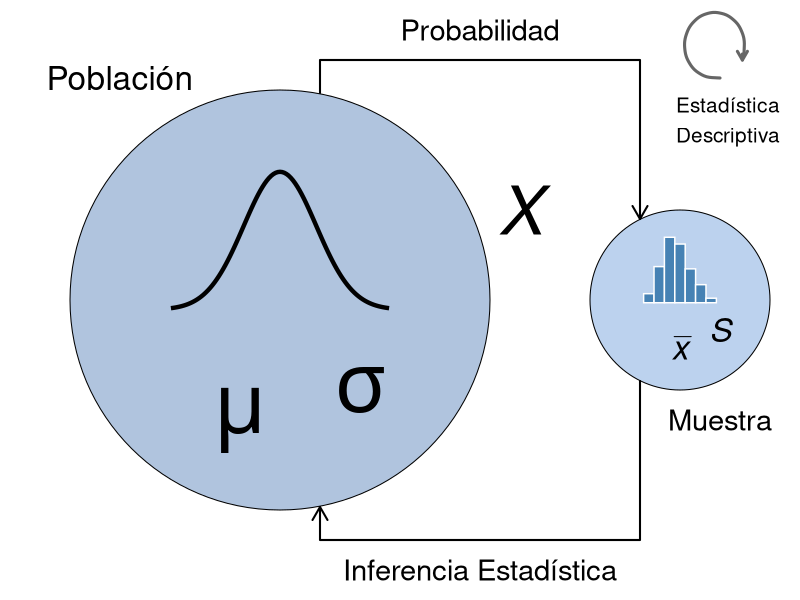
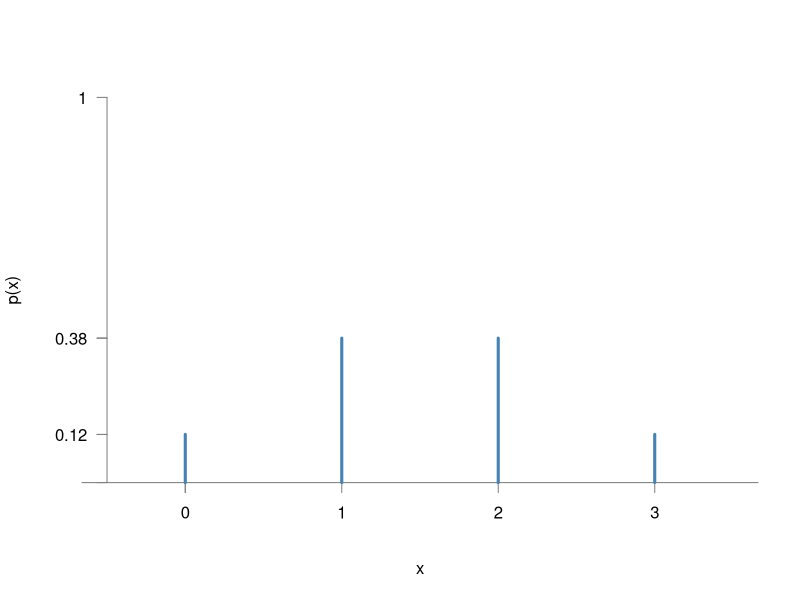
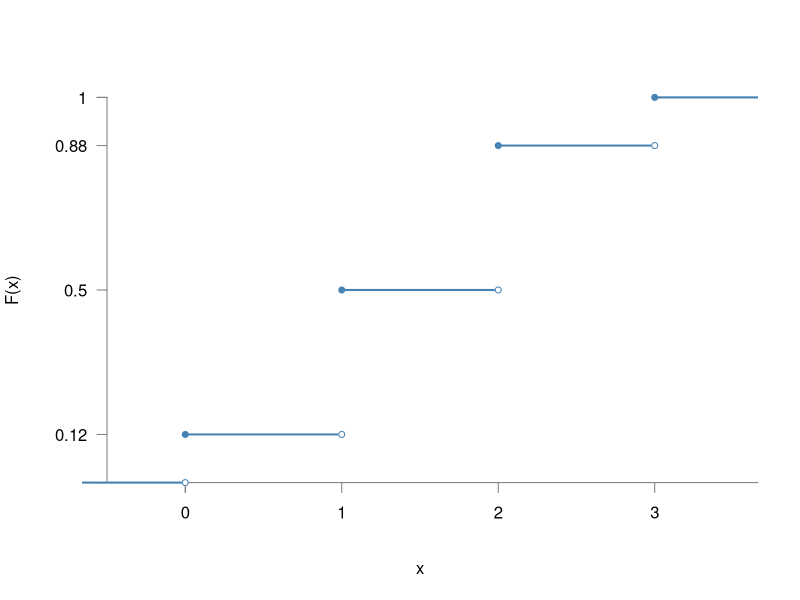
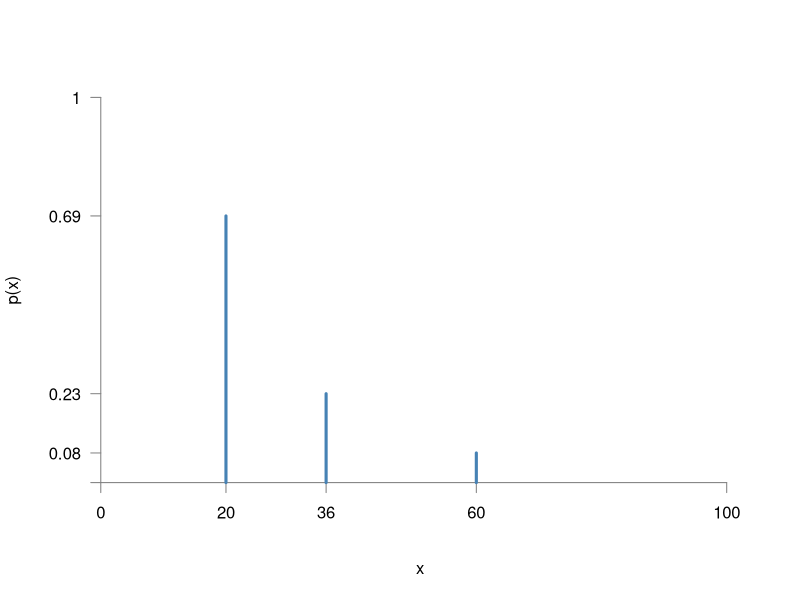
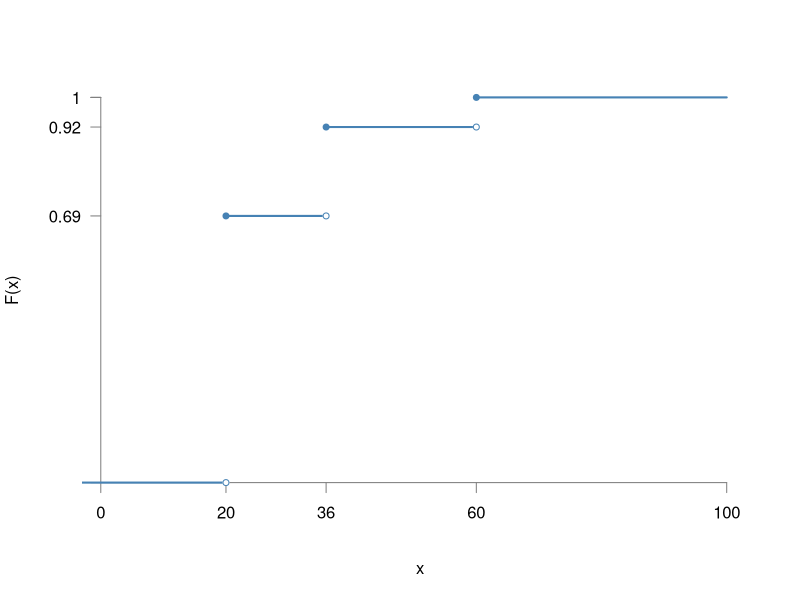
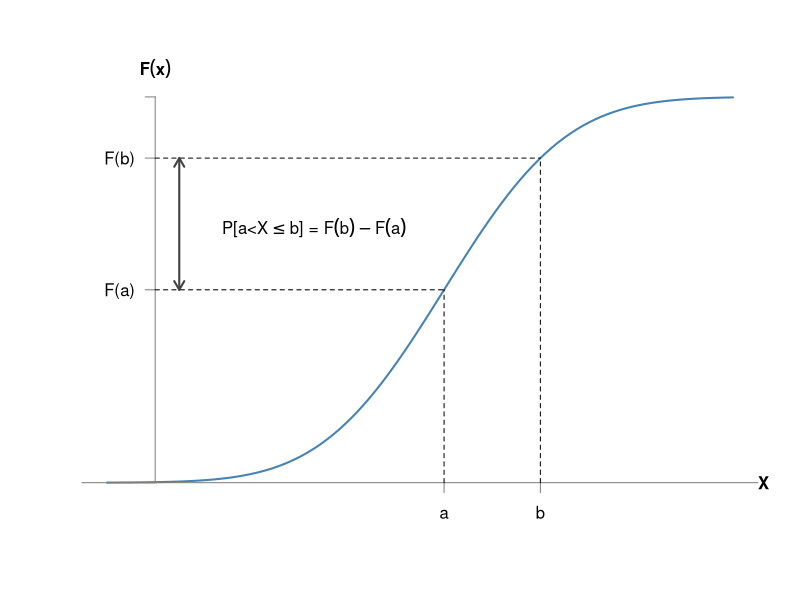
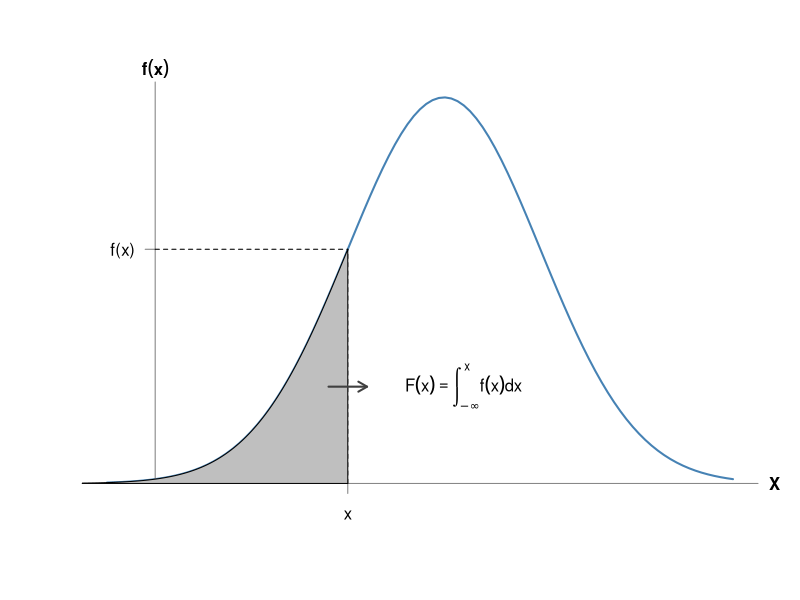
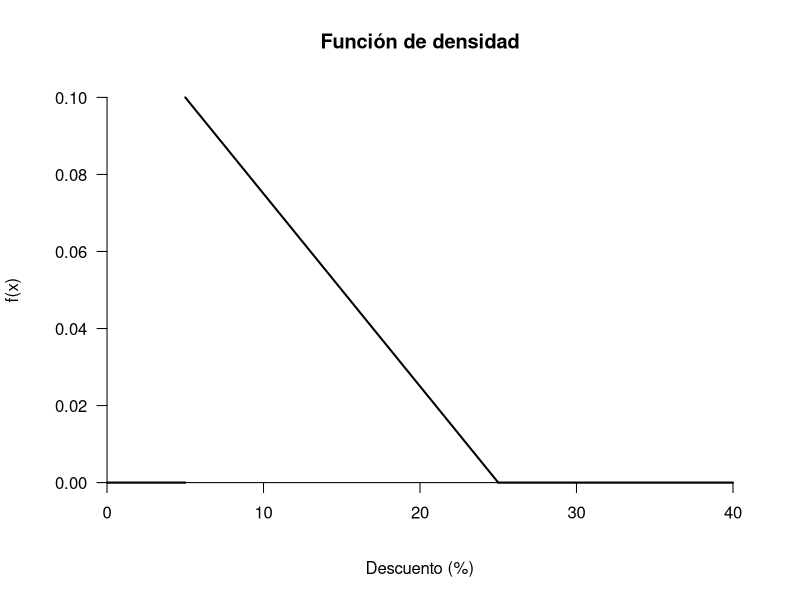

Write the R code that produced these figures, in order.
## ---- chunk 1
library(ggplot2)
## ---- chunk 2
library(grid)

grid.newpage()
grid.circle(0.35, 0.5, 0.35, gp = gpar(fill = "lightsteelblue"))
grid.circle(0.85, 0.5, 0.15, gp = gpar(fill = "lightsteelblue2"))
grid.text("Población", 0.15, 0.87, gp=gpar(cex=2))
grid.text("Muestra", 0.90, 0.30, gp=gpar(cex=1.75))
grid.text("Probabilidad", 0.60, 0.95, gp=gpar(cex=1.75))
grid.text("Inferencia Estadística", 0.60, 0.05, gp=gpar(cex=1.75))
grid.text("Estadística\nDescriptiva", 0.91, 0.8, gp=gpar(cex=1.25))
grid.curve(c(0.90), c(0.87), c(0.93), c(0.91),
           curvature = -3.5,
           # arrow = arrow(angle = 30, length = unit(0.1, "inches")),
           ncp = 10,
           shape = 0.5,
           angle = 85,
           open = TRUE,
           gp = gpar(lwd = 3,
                     col = gray(0.4)))
grid.lines(x = c(0.928, 0.928), y = c(0.91, 0.90),
           arrow = arrow(angle = 30, length = unit(0.1, "inches")),
           gp = gpar(lwd = 3,
                     col = gray(0.4)))
grid.lines(c(0.4, 0.4,0.80, 0.80), 
           c(0.845, 0.9, 0.9, 0.635), gp=gpar(lwd=2),
           arrow = arrow(length = unit(0.15, "inches")))
grid.lines(c(0.8, 0.8, 0.4, 0.4), 
           c(0.365, 0.1, 0.1, 0.155), gp=gpar(lwd=2),
           arrow = arrow(length = unit(0.15, "inches")))
grid.text(expression(bold(italic(X))), 0.65, 0.65, gp = gpar(cex = 4))
grid.text(expression(mu), 0.3, 0.3, gp = gpar(cex = 5))
grid.text(expression(sigma), 0.45, 0.35, gp = gpar(cex = 5))
grid.text(expression(italic(bar(x))), 0.85, 0.42, gp = gpar(cex = 2))
grid.text(expression(italic(S)), 0.9, 0.45, gp = gpar(cex = 2))
vp.dens <- viewport(x = 0.35, y = 0.6,
                    height = 0.25, width = 0.3,
                    name = "dens")
pushViewport(vp.dens)
# grid.rect(gp = gpar(col="#CCCCCC"))
set.seed(66)
p <- ggplot(data.frame(x = c(30, 36)), aes(x)) + 
  # geom_histogram(bins = 7, fill = "steelblue", col = "white") +
  stat_function(fun = dnorm, args = list(mean = 33, sd = 1), size=1.5) +
  theme_void()
  # labs(x = "Volumen", y = "f(x)")
print(p, newpage = FALSE)
popViewport()
vp.hist <- viewport(x = 0.85, y = 0.55,
                    height = 0.12, width = 0.10,
                    name = "hist")
pushViewport(vp.hist)
# grid.rect(gp = gpar(col="#CCCCCC"))
set.seed(66)
p <- ggplot(data.frame(x = rnorm(100, 33)), aes(x)) + 
  geom_histogram(bins = 7, fill = "steelblue", col = "white") +
  theme_void()
print(p, newpage = FALSE)

# curve(dnorm, from = -4, to = 4)
# set.seed(5)
# grid.points(runif(20, 0.19, 0.52),
#             runif(20, 0.21, 0.79),
#             default.units = "npc",
#             pch = sample(c(1, 2, 16), size = 20, replace = TRUE),
#             gp = gpar(alpha = 0.4,
#                       cex = 0.75))
# grid.points(runif(5, 0.8, 0.9),
#             runif(5, 0.4, 0.6),
#             default.units = "npc",
#             pch = sample(c(1, 2, 16), size = 20, replace = TRUE),
#             gp = gpar(alpha = 0.8))
## ---- chunk 3

ejdiscreta <- data.frame(x = c(0:3),
                         p = c(1/8, 3/8, 3/8, 1/8))
# kable(ejdiscreta, format = "latex", digits = 4)
plot(0:100, type = "n", 
     xlim = c(-0.5, 3.5),
     ylim = c(0, 1), 
     xlab = "x",
     ylab = "p(x)", 
     axes = FALSE)
axis(1, pos = 0, at = c(-5, 0, ejdiscreta$x, 100), col = gray(0.5))
axis(2, pos = -0.5, las = 1, 
     at = c(0, ejdiscreta$p, 1),
     labels = c("", round(ejdiscreta$p, 2), "1"),
     col = gray(0.5))
for (i in seq(along = ejdiscreta$x)){
  lines(rep(ejdiscreta$x[i], 2), 
        c(0, ejdiscreta$p[i]),
        lwd = 3,
        col = "steelblue")
}
## ---- chunk 4
ejdiscreta$F <- cumsum(ejdiscreta$p)
# kable(ejdiscreta[, -2], format("latex"), digits = 4)
plot(0:100, type = "n", ylim = c(0, 1), 
     xlim = c(-0.5, 3.5),
     xlab = "x",
     ylab = "F(x)", 
     axes = FALSE)
axis(1, pos = 0, at = c(0, ejdiscreta$x, 100), col = gray(0.5))
axis(2, pos = -0.5, las = 1, 
     at = c(0, ejdiscreta$F, 1),
     labels = c("", round(ejdiscreta$F, 2), "1"),
     col = gray(0.5))
lines(c(-10, ejdiscreta$x[1]),
      rep(0, 2),
      lwd = 2,
      col = "steelblue")
points(ejdiscreta$x[1], 0, pch = 19, cex = 0.8, col = "white")
points(ejdiscreta$x[1], 0, pch = 1, cex = 0.8, col = "steelblue")
lines(c(rev(ejdiscreta$x)[1], 100),
      rep(rev(ejdiscreta$F)[1], 2),
      lwd = 2,
      col = "steelblue")
points(rev(ejdiscreta$x)[1], rev(ejdiscreta$F)[1], pch = 19, cex = 0.8, col = "steelblue")
for (i in 1:(nrow(ejdiscreta) - 1)){
  lines(c(ejdiscreta$x[i], ejdiscreta$x[i+1]),
        rep(ejdiscreta$F[i], 2),
        lwd = 2,
        col = "steelblue")
  points(ejdiscreta$x[i], ejdiscreta$F[i], pch = 19, cex = 0.8, col = "steelblue")
  points(ejdiscreta$x[i+1], ejdiscreta$F[i], pch = 19, cex = 0.8, col = "white")
  points(ejdiscreta$x[i+1], ejdiscreta$F[i], pch = 1, cex = 0.8, col = "steelblue")
}
## ---- chunk 5
options(OutDec = ",")
ejdiscreta <- data.frame(x = c(20, 36, 60),
                         p = c(36/52, 12/52, 4/52))
ejdiscreta$F <- cumsum(ejdiscreta$p)
tdata <- ejdiscreta
# colnames(tdata) <- c("$$x_i$$", "$$p(x_i)$$", "$F(x_i)$")
knitr::kable(tdata, digits = 4, col.names = c("$x_i$", "$p(x_i)$", "$F(x_i)$"),
             caption = "Funciones de probabilidad y distribución para la variable discreta del ejemplo ilustrativo", escape = FALSE)
# colnames(tdata) <- c("$x_i$", "$p(x_i)$", "$F(x_i)$")
# pander::pander(tdata, style = "rmarkdown")
options(OutDec = ".")
## ---- chunk 6

plot(0:100, type = "n", ylim = c(0, 1), 
     xlab = "x",
     ylab = "p(x)", 
     axes = FALSE)
axis(1, pos = 0, at = c(0, ejdiscreta$x, 100), col = gray(0.5))
axis(2, pos = 0, las = 1, 
     at = c(0, ejdiscreta$p, 1),
     labels = c("", round(ejdiscreta$p, 2), "1"),
     col = gray(0.5))
for (i in seq(along = ejdiscreta$x)){
  lines(rep(ejdiscreta$x[i], 2), 
        c(0, ejdiscreta$p[i]),
        lwd = 3,
        col = "steelblue")
}
## ---- chunk 7

plot(0:100, type = "n", ylim = c(0, 1), 
     xlab = "x",
     ylab = "F(x)", 
     axes = FALSE)
axis(1, pos = 0, at = c(0, ejdiscreta$x, 100), col = gray(0.5))
axis(2, pos = 0, las = 1, 
     at = c(0, ejdiscreta$F, 1),
     labels = c("", round(ejdiscreta$F, 2), "1"), col = gray(0.5))
lines(c(-10, ejdiscreta$x[1]),
      rep(0, 2),
      lwd = 2, col = "steelblue")
points(ejdiscreta$x[1], 0, pch = 19, cex = 0.8, col = "white")
points(ejdiscreta$x[1], 0, pch = 1, cex = 0.8, col = "steelblue")
lines(c(rev(ejdiscreta$x)[1], 100),
      rep(rev(ejdiscreta$F)[1], 2),
      lwd = 2, col = "steelblue")
points(rev(ejdiscreta$x)[1], rev(ejdiscreta$F)[1], pch = 19, cex = 0.8, col = "steelblue")
for (i in 1:(nrow(ejdiscreta) - 1)){
  lines(c(ejdiscreta$x[i], ejdiscreta$x[i+1]),
        rep(ejdiscreta$F[i], 2),
        lwd = 2, col = "steelblue")
  points(ejdiscreta$x[i], ejdiscreta$F[i], pch = 19, cex = 0.8, col = "steelblue")
  points(ejdiscreta$x[i+1], ejdiscreta$F[i], pch = 19, cex = 0.8, col = "white")
  points(ejdiscreta$x[i+1], ejdiscreta$F[i], pch = 1, cex = 0.8, col = "steelblue")
}
## ---- chunk 8
curve(pnorm(x, mean = 3),
      xlim = c(-0.5, 6),
      ylab = "",
      col = "steelblue",
      lwd = 2,
      axes = FALSE,
      xlab = "")
axis(1, col = gray(0.5), pos = 0, at = c(-1, 3, 4, 10),
     labels = c("", "a", "b", ""))
axis(2, las = 2, pos = 0, col = gray(0.5),
     at = pnorm(c(-1, 3, 4, 10), mean=3),
     labels = c("", "F(a)", "F(b)", ""))
text(1.65, 0.66,
     expression(P*"[a<X"<=b*"] = "*F(b)-F(a)))
lines(c(3, 3), c(0, pnorm(3, mean=3)), lty = 2)
lines(c(4, 4), c(0, pnorm(4, mean=3)), lty = 2)
lines(c(0, 3), c(pnorm(c(3,3), mean=3)), lty = 2)
lines(c(0, 4), c(pnorm(c(4,4), mean=3)), lty = 2)
arrows(0.25, pnorm(3, 3), 0.25, pnorm(4, 3), length = 0.1,
       code = 3, lwd=2, col = gray(0.25))
mtext(expression(bold(X)), side = 4, at = 0, las=2)
mtext(expression(bold(F(x))), side = 3, at = 0)
## ---- chunk 9
knitr::include_app("https://elcano.shinyapps.io/derivada/", 
  height = "800px")
## ---- chunk 10
curve(dnorm(x, mean = 3),
      xlim = c(-0.5, 6),
      ylab = "",
      col = "steelblue",
      lwd = 2,
      axes = FALSE,
      xlab = "")
axis(1, col = gray(0.5), pos = 0, at = c(-1, 2, 10),
     labels = c("", "x", ""))
axis(2, las = 2, pos = 0, col = gray(0.5),
     at = c(dnorm(c(-1, 2), mean = 3), 10),
     labels = c("", "f(x)", ""))
text(1.5, 0.66,
     expression(P*"[a<X"<=b*"] = "*F(b)-F(a)))
lines(c(2, 2), c(0, dnorm(2, mean=3)), lty = 2)
lines(c(0, 2), c(dnorm(c(2,2), mean=3)), lty = 2)
mtext(expression(bold(X)), side = 4, at = 0, las = 2, adj = -1)
mtext(expression(bold(f(x))), side = 3, at = 0)
text(3.2, 0.1, expression(F(x)==integral(f(x)*dx, -infinity, x)))
xx <- c(seq(-1, 2, length.out = 100))
polygon(x = c(-1, xx, 2, rev(xx)),
        y = c(0, dnorm(xx, mean = 3), rep(0, 101)), col = gray(0.75))
arrows(2.2, 0.1, 1.8, 0.1, length = 0.1,
       code = 1, lwd=2, col = gray(0.25))
## ---- chunk 11
k <- 1/integrate(function(x) 25-x, 5, 25)$value
densidad <- function(x) {k*(25 - x)}
x <- seq(5,25)
y <- densidad(x)
plot(x, y, type="l",
     axes = FALSE, 
     lwd=2, ylab="f(x)", 
     xlab = "Descuento (%)",
     main ="Función de densidad", xlim=c(0,40))
axis(1, pos = 0)
axis(2, pos= 0 , las = 1)
segments(0, 0, 5.0, lwd = 2)
segments(25, 0 , 40, lwd = 2)
## ---- chunk 12
integral <- integrate(f = function(x) { 25 - x }, 
                      lower = 5, 
                      upper = 25)
integral
k <- 1/integral$value
k
## ---- chunk 13
integrate(f = function(x) { (1/8)*x }, 
                      lower = 0, 
                      upper = 4)
Fx <-  function(x) {
  integrate(f = function(t) { (1/8)*t }, 
                      lower = 0, 
                      upper = x)
}
Fx(2)
## ---- chunk 14

f <- function(x) x/8

curve(f, from = 0, to = 4, 
      xlim = c(-1, 5), axes = FALSE,
      lwd = 2)
axis(1, col = gray(0.5), pos = 0)
axis(2, col = gray(0.5), pos = 0, las = 2)
lines(c(seq(-1, 0)), rep(0, 2), lwd = 2)
lines(c(seq(4, 6, 2)), rep(0, 2), lwd = 2)

## ---- chunk 15

Fdist <- function(x) x^2/16

curve(Fdist, from = 0, to = 4, 
      xlim = c(-1, 5), axes = FALSE,
      lwd = 2,
      ylab = "F(x)")
axis(1, col = gray(0.5), pos = 0)
axis(2, col = gray(0.5), pos = 0, las = 2)
lines(c(seq(-1, 0)), rep(0, 2), lwd = 2)
lines(c(seq(4, 6, 2)), rep(1, 2), lwd = 2)

## ---- chunk 16
par(mfrow=c(2,3))


## distribution 
curve(pnorm(x, mean = 3),
      xlim = c(-0.5, 6),
      ylab = "",
      col = "steelblue",
      lwd = 2,
      axes = FALSE,
      xlab = "")
axis(1, col = gray(0.5), pos = 0, at = c(-1, 3, 10),
     labels = c("", "a", ""))
axis(2, las = 2, pos = 0, col = gray(0.5),
     at = pnorm(c(-1, 3, 10), mean=3),
     labels = c("", "F(a)", ""))
mtext(expression(bold(F(x))), side = 2, at = 0.75, las = 2)
mtext(expression(F(a)), side = 1, line =4)
lines(c(3, 3), c(0, pnorm(3, mean=3)), lty = 2)
lines(c(0, 3), c(pnorm(c(3,3), mean=3)), lty = 2)
mtext(expression(P*"["*X<=a*"]"), 3, cex = 1.2, padj = 0)

## distribution 
curve(pnorm(x, mean = 3),
      xlim = c(-0.5, 6),
      ylab = "",
      col = "steelblue",
      lwd = 2,
      axes = FALSE,
      xlab = "")
axis(1, col = gray(0.5), pos = 0, at = c(-1, 3, 4, 10),
     labels = c("", "a", "b", ""))
axis(2, las = 2, pos = 0, col = gray(0.5),
     at = pnorm(c(-1, 3, 4, 10), mean=3),
     labels = c("", "F(a)", "F(b)", ""))
mtext(expression(F(b)-F(a)), side = 1, line =4)
lines(c(3, 3), c(0, pnorm(3, mean=3)), lty = 2)
lines(c(4, 4), c(0, pnorm(4, mean=3)), lty = 2)
lines(c(0, 3), c(pnorm(c(3,3), mean=3)), lty = 2)
lines(c(0, 4), c(pnorm(c(4,4), mean=3)), lty = 2)
arrows(0.25, pnorm(3, 3), 0.25, pnorm(4, 3), length = 0.1,
       code = 3, lwd=2, col = gray(0.25))
mtext(expression(P*"[a<X"<=b*"]"), cex = 1.2, padj = 0)

curve(pnorm(x, mean = 3),
      xlim = c(-0.5, 6),
      ylab = "",
      col = "steelblue",
      lwd = 2,
      axes = FALSE,
      xlab = "")
axis(1, col = gray(0.5), pos = 0, at = c(-1, 3, 10),
     labels = c("", "a", ""))
axis(2, las = 2, pos = 0, col = gray(0.5),
     at = pnorm(c(-1, 3, 10), mean=3),
     labels = c("", "F(a)", "1"))
mtext(expression(bold(F(x))), side = 2, at = 0.75, las = 2)
mtext(expression(1-F(a)), side = 1, line =4)
lines(c(3, 3), c(0, pnorm(3, mean=3)), lty = 2)
lines(c(0, 3), c(pnorm(c(3,3), mean=3)), lty = 2)
arrows(0.25, pnorm(3, 3), 0.25, pnorm(10, 3), length = 0.1,
       code = 3, lwd=2, col = gray(0.25))
mtext(expression(bold(X)), side = 4, at = 0, las = 2, adj = -1)
mtext(expression(P*"["*X>a*"]"), 3, cex = 1.2, padj = 0)

curve(dnorm(x, mean = 3),
      xlim = c(-0.5, 6),
      ylab = "",
      col = "steelblue",
      lwd = 2,
      axes = FALSE,
      xlab = "")
axis(1, col = gray(0.5), pos = 0, at = c(-1, 2, 10),
     labels = c("", "a", ""), padj = -1.5)
axis(2, las = 2, pos = 0, col = gray(0.5),
     at = c(dnorm(c(-1), mean = 3), 10),
     labels = c("", ""))
text(1.5, 0.66,
     expression(P*"[a<X"<=b*"] = "*F(b)-F(a)))
mtext(expression(bold(f(x))), side = 2, at = 0.2, las = 2)
mtext(expression(integral(f(x)*dx, -infinity, a)), 1, 4)

xx <- c(seq(-1, 2, length.out = 100))
polygon(x = c(-1, xx, 2, rev(xx)),
        y = c(0, dnorm(xx, mean = 3), rep(0, 101)), col = gray(0.75),
        lty = 3)

## Density a<x<b
curve(dnorm(x, mean = 3),
      xlim = c(-0.5, 6),
      ylab = "",
      col = "steelblue",
      lwd = 2,
      axes = FALSE,
      xlab = "")
axis(1, col = gray(0.5), pos = 0, at = c(-1, 2, 3.5, 10),
     labels = c("", "a", "b", ""), padj = -1.5)
axis(2, las = 2, pos = 0, col = gray(0.5),
     at = c(dnorm(c(-1), mean = 3), 10),
     labels = c("", ""))

mtext(expression(integral(f(x)*dx, a, b)), 1, 4)
xx <- c(seq(2, 3.5, length.out = 100))
polygon(x = c(xx, 3.5, rev(xx), 2),
        y = c(0, dnorm(xx, mean = 3), rep(0, 101)), col = gray(0.75),
        lty = 3)

## Density x>a
curve(dnorm(x, mean = 3),
      xlim = c(-0.5, 6),
      ylab = "",
      col = "steelblue",
      lwd = 2,
      axes = FALSE,
      xlab = "")
axis(1, col = gray(0.5), pos = 0, at = c(-1, 2, 10),
     labels = c("", "a", ""), padj = -1.5)
axis(2, las = 2, pos = 0, col = gray(0.5),
     at = c(dnorm(c(-1), mean = 3), 10),
     labels = c("", ""))
# text(1.5, 0.66,
#      expression(P*"[a<X"<=b*"]")) # = "*F(b)-F(a)))
# lines(c(2, 2), c(0, dnorm(2, mean=3)), lty = 2)
# lines(c(0, 2), c(dnorm(c(2,2), mean=3)), lty = 2)
mtext(expression(bold(X)), side = 4, at = 0, las = 2, adj = -1)
# mtext(expression(bold(f(x))), side = 2, at = 0.2, las = 2)

mtext(expression(integral(f(x)*dx, a, infinity)), 1, 4)
xx <- c(seq(2, 6, length.out = 100))
polygon(x = c(xx, 6, rev(xx), 2),
        y = c(0, dnorm(xx, mean = 3), rep(0, 101)), col = gray(0.75),
        lty = 3)
## ---- chunk 17
set.seed(12345)
muestra <- data.frame(volumen = rnorm(500, 33, 2))
library(ggplot2)
ggplot(muestra, aes(volumen)) + 
  geom_histogram(aes(y=..density..), bins = 20, fill = "steelblue", col = "white") +
  stat_function(fun = dnorm, args=list(mean = 33, sd = 2), lwd = 1.5, col = gray(0.25)) +
  labs(title = "Simulación del volumen de 500 botellas de 33 cl", 
       x = "Volumen (cl)",
       y = "Frecuencia relativa/función de densidad")
## ---- chunk 18
integrate(f = function(x) { (1/8)*x }, 
                      lower = 1, 
                      upper = 2)
## ---- chunk 19
integrate(function(x) 2*exp(-2*x), 0, Inf)
integrate(function(x) 2*exp(-2*x), 0, 10/60)
## ---- chunk 20

marori <- par("mar")
marnew <- marori
marnew[3] <- 2.1
par(mar = marnew)
x <- seq(0, 2.5, by =0.05)
y <- dexp(x, 2)
plot(x,y, type = "l", axes = FALSE, lwd = 2,
     ylab = "f(x)", main = "Función de densidad",
     ylim = c(0, 2.5))
axis(1, pos = 0)
axis(2, pos = 0, las = 1)
## ---- chunk 21

marori <- par("mar")
marnew <- marori
marnew[3] <- 2.1
par(mar = marnew)
FF <- function(x) 1 - exp(-2*x)
x <- seq(0.0, 2.5, by =0.05)
y <- sapply(x, FF)
plot(x,y, type = "l", axes = FALSE, lwd = 2,
     ylab = "F(x)", main = "Función de distribución")
axis(1, pos = 0)
axis(2, pos = 0, las = 1)
text(1.5, 0.4, 
     expression(paste(F(x) == integral(2*e^{-2*t}*dt, 0, x)) == 1-e^{-2*x}))
abline(h = 1, col = gray(0.5), lty = 2)
## ---- chunk 22
curve(pnorm(x, mean = 3),
      xlim = c(-0.5, 6),
      ylab = "",
      col = "steelblue",
      lwd = 2,
      axes = FALSE,
      xlab = "")
axis(1, col = gray(0.5), pos = 0, at = c(-10, qnorm(0.5, 3), 10),
     labels = c("", "Me", ""))
axis(2, las = 2, pos = 0, col = gray(0.5),
     at = pnorm(c(-1, 3, 10), mean=3),
     labels = c("", "0.5", ""))
# text(1.65, 0.66,
#      expression(P*"[a<X"<=b*"] = "*F(b)-F(a)))
lines(c(3, 3), c(0, pnorm(3, mean=3)), lty = 2)
# lines(c(4, 4), c(0, pnorm(4, mean=3)), lty = 2)
lines(c(0, 3), c(pnorm(c(3,3), mean=3)), lty = 2)
# lines(c(0, 4), c(pnorm(c(4,4), mean=3)), lty = 2)
# arrows(0.25, pnorm(3, 3), 0.25, pnorm(4, 3), length = 0.1,
#        code = 3, lwd=2, col = gray(0.25))
mtext(expression(bold(X)), side = 4, at = 0, las=2)
mtext(expression(bold(F(x))), side = 3, at = 0)
## ---- chunk 23
parw <- c(1.5, 0.4)
f <- function(x) dweibull(x, parw[1], parw[2])
media <- integrate(function(x) x*f(x), lower = -Inf, Inf)$value
mediana <- qweibull(0.5, parw[1], parw[2])
curve(f,lwd = 2, axes = FALSE)
axis(1, pos = 0, col = gray(0.5), padj=1)
axis(2, pos = 0, col = gray(0.5), las = 2)
lines(c(media, media), c(-0.2, 0.2), lwd = 3, col = "steelblue")
xx <- c(seq(0, mediana, length.out = 100))
polygon(x = c(0, xx, mediana, rev(xx)),
        y = c(0, dweibull(xx, parw[1], parw[2]), rep(0, 101)), col = gray(0.75))
lines(c(mediana, mediana), c(-0.2, 0.2), lwd = 3, col = "green4")
yy <- f(xx)
moda <- xx[yy == max(yy)]
lines(c(moda, moda), c(-0.2, 0.2), lwd = 3, col = "red4")
legend(0.7, 1.6, c("Media", "Mediana", "Moda"), lwd = 2, col = c("steelblue", "green4", "red4"))
text(0.2, 1, "F(Me)=0.5")
mtext(c("Mo", "Me", expression(mu)), side = 1, at = c(moda, mediana, media))

## ---- chunk 24
x_i <- 0:3
p_i <- c(1/8, 3/8, 3/8, 1/8)
Ex <- sum(x_i*p_i)
Ex
## ---- chunk 25
integrate(function(x) x*(1/8)*x, 0, 4)
## ---- chunk 26
x_i <- c(20, 36, 60)
p_i <- c(36/52, 12/52, 4/52)
Ex <- sum(x_i*p_i)
Ex
## ---- chunk 27
integrate(function(x) x*2*exp(-2*x), 0, Inf)
## ---- chunk 28
alpha_2 <- integrate(function(x) x^2*(1/8)*x, 0, 4)$value
alpha_1 <- integrate(function(x) x*(1/8)*x, 0, 4)$value
varianza <- alpha_2 - alpha_1^2; varianza
desv.tip <- sqrt(varianza); desv.tip
cv <- desv.tip/alpha_1; cv
## ---- chunk 29
alpha_2 <- integrate(function(x) x^2*2*exp(-2*x), 0, Inf)$value
alpha_1 <- integrate(function(x) x*2*exp(-2*x), 0, Inf)$value
varianza <- alpha_2 - alpha_1^2; varianza
## ---- chunk 30
parw <- c(1.5, 0.4)
f <- function(x) dweibull(x, parw[1], parw[2])
cuartil <- qweibull(0.75, parw[1], parw[2])
curve(f,lwd = 2, axes = FALSE)
axis(1, pos = 0, col = gray(0.5), padj=1)
axis(2, pos = 0, col = gray(0.5), las = 2)
xx <- c(seq(0, cuartil, length.out = 100))
polygon(x = c(0, xx, cuartil, rev(xx)),
        y = c(0, dweibull(xx, parw[1], parw[2]), rep(0, 101)), col = gray(0.75))
text(0.2, 1, expression(italic(F(X[0.75])==0.75)))
mtext(c(expression(italic(X[0.75]))), side = 1, at = c(cuartil))

## ---- chunk 31
set.seed(1111)
x <- rnorm(100, sd = 5) + runif(100) + rpois(100, 5)
y <- density(x, bw = 1)
mu <- mean(x)
sig <- sd(x)
k <- 1.5
li = mu - k*sig
ls = mu + k*sig

plot(y, type = "l",
     main = "Desigualdad de Chebyshev",
     xlab = "Valores de la variable",
     ylab = "f(x) (desconocida)",
     axes = FALSE, 
     ylim = c(0, 0.12),
     col = gray(0.8), lwd = 2)
axis(1, pos = 0, at = c(-20, li, mu, ls, 30), 
     labels = c("", expression(mu-k*sigma), expression(mu), expression(mu+k*sigma),""))
lines(c(-30, li), c(0,0), col = "red4", lwd = 2)
lines(c(ls, 30), c(0,0), col = "red4", lwd = 2)

x1 <- min(which(y$x >= -30))  
x2 <- max(which(y$x <  li))
with(y, polygon(x=c(x[c(x1,x1:x2,x2)]), 
                y= c(0, jitter(y[x1:x2], factor = 2, amount = 0.008), 0),
                lty = 0,
                col="palegoldenrod"))

x1 <- min(which(y$x >= ls))  
x2 <- max(which(y$x <  30))
with(y, polygon(x=c(x[c(x1,x1:x2,x2)]), 
                y= c(0, jitter(y[x1:x2], factor = 2, amount = 0.008), 0),
                lty = 0,
                col="palegoldenrod"))
legend(15, 0.12, expression(p<=frac(1, k^2)), fill = "palegoldenrod", box.lwd = 0)

## ---- chunk 32
set.seed(1111)
x <- rnorm(100, sd = 5) + runif(100) + rpois(100, 5)
y <- density(x, bw = 1)
mu <- mean(x)
sig <- sd(x)
k <- 1.5
li = mu - k*sig
ls = mu + k*sig

plot(y, type = "l",
     main = "Desigualdad de Chebyshev",
     xlab = "Valores de la variable",
     ylab = "f(x) (desconocida)",
     axes = FALSE, 
     ylim = c(0, 0.12),
     col = gray(0.8), lwd = 2)
axis(1, pos = 0, at = c(-20, li, mu, ls, 30), 
     labels = c("", expression(mu-k*sigma), expression(mu), expression(mu+k*sigma),""))
lines(c(-30, li), c(0,0), col = "red4", lwd = 2)
lines(c(ls, 30), c(0,0), col = "red4", lwd = 2)

x1 <- min(which(y$x >= li))  
x2 <- max(which(y$x <  ls))
with(y, polygon(x=c(x[c(x1,x1:x2,x2)]), 
                y= jitter(c(0, y[x1:x2], 0), factor = 2, amount = 0.01), col="palegoldenrod", lty = 0))

legend(15, 0.12, expression(p>= 1-frac(1, k^2)), fill = "palegoldenrod", box.lwd = 0)

